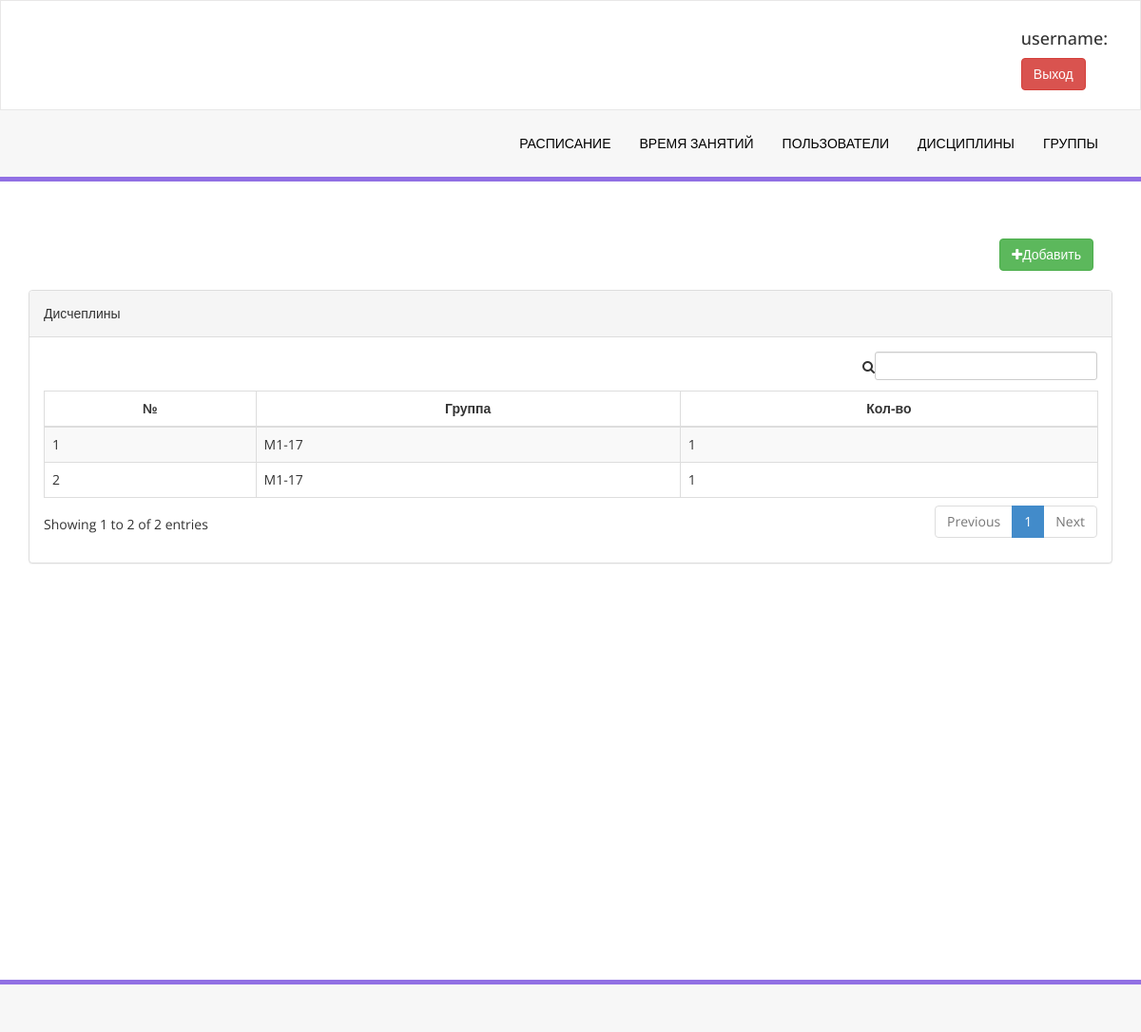
Before: /group/list/ with the older database file.
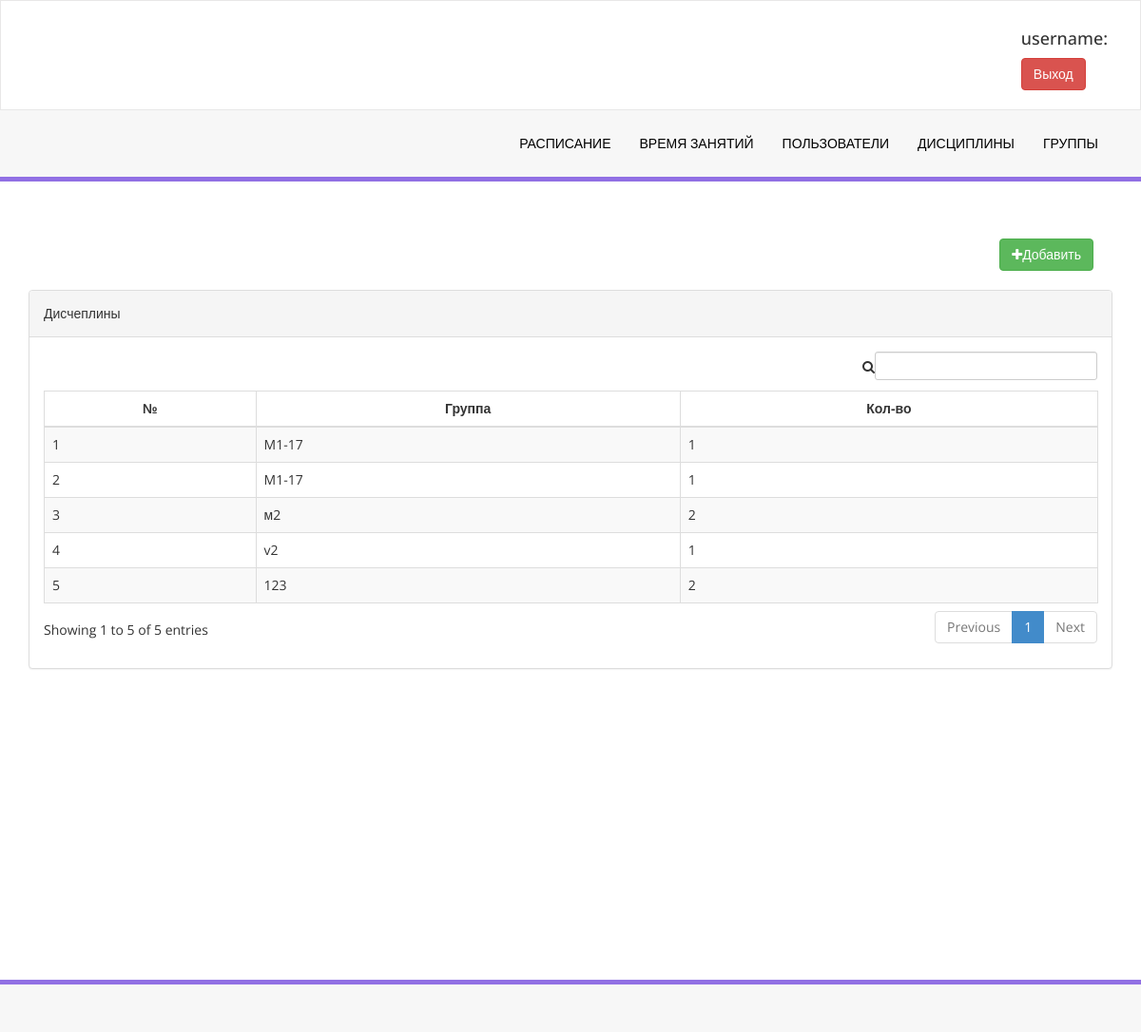
After: the same page with the newer database file.
### meeting/models.py (models this page shows, shortened)
class StudentGroup(models.Model):
    students = models.ManyToManyField(Profile, limit_choices_to={'level': "Student"})
    group_name = models.CharField(max_length=255)
    created = models.DateTimeField(auto_now_add=True)

### meeting/views.py (the view)
# urls.py: path('group/list/', views.GroupListView.as_view(), name='group_list'),
class GroupListView(generic.ListView):
    template_name = 'groups.html'
    model = StudentGroup

### templates/groups.html
{% extends 'base.html' %}
{% block content %}
    <div class="row">
        <div class="col-md-12">
            <div class="right-div">
                <a class="btn btn-success" href="{% url 'meeting:group_create' %}"> <i class="fa fa-plus "></i>Добавить</a>
            </div>
        </div>
        <div class="col-md-12">
            <div class="panel panel-default">
                <div class="panel-heading">
                    Дисчеплины
                </div>
                <div class="panel-body">
                    <div class="table-responsive">
                        <table class="table table-striped table-bordered table-hover" id="lesson_info_table">
                            <thead>
                            <tr>
                                <th class="text-center">№</th>
                                <th class="text-center">Группа</th>
                                <th class="text-center">Кол-во</th>
                            </tr>
                            </thead>
                            <tbody>
                            {% for group in studentgroup_list %}
                                <tr class="odd gradeX">
                                    <td>{{ forloop.counter }}</td>
                                    <td>{{ group.group_name }}</td>
                                    <td>{{ group.students.count }}</td>
                                </tr>
                            {% endfor %}
                            </tbody>
                        </table>
                    </div>
                </div>
            </div>
        </div>
    </div>
{% endblock %}

Changed rows visible on the page:
added StudentGroup: group_name "м2", students.count "2"
added StudentGroup: group_name "v2", students.count "1"
added StudentGroup: group_name "123", students.count "2"
Other visible differences:
text written by a page script: "Showing 1 to 2 of 2 entries Previous 1 Next" → "Showing 1 to 5 of 5 entries Previous 1 Next"
